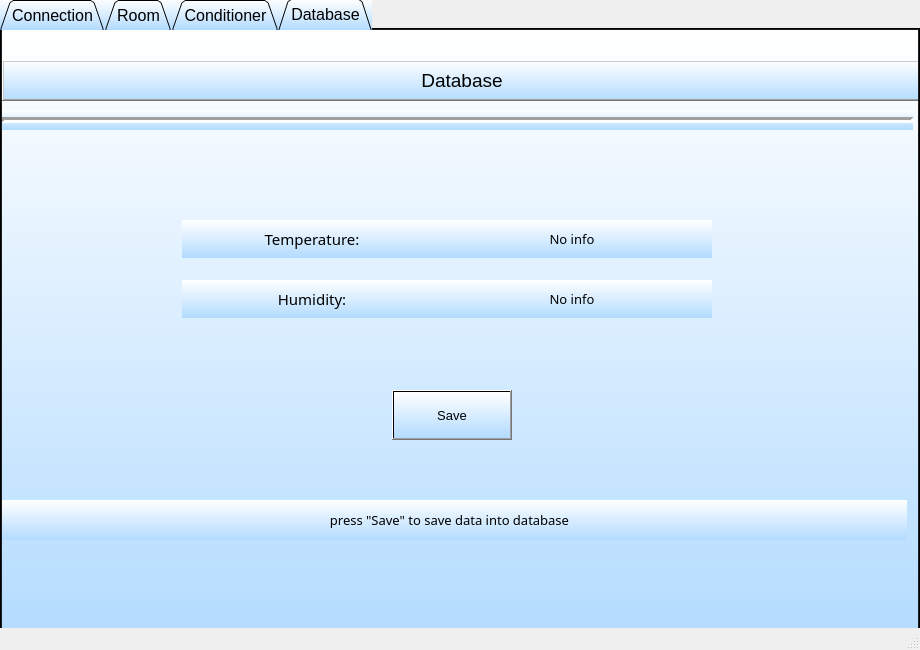
<?xml version="1.0" encoding="UTF-8"?>
<ui version="4.0">
 <class>MainWindow</class>
 <widget class="QMainWindow" name="MainWindow">
  <property name="geometry">
   <rect>
    <x>0</x>
    <y>0</y>
    <width>920</width>
    <height>650</height>
   </rect>
  </property>
  <property name="windowTitle">
   <string>MainWindow</string>
  </property>
  <widget class="QWidget" name="centralwidget">
   <widget class="QTabWidget" name="tabWidget">
    <property name="geometry">
     <rect>
      <x>0</x>
      <y>-1</y>
      <width>920</width>
      <height>650</height>
     </rect>
    </property>
    <property name="font">
     <font>
      <pointsize>12</pointsize>
     </font>
    </property>
    <property name="cursor">
     <cursorShape>ArrowCursor</cursorShape>
    </property>
    <property name="styleSheet">
     <string notr="true">background-color: qlineargradient(spread:reflect, x1:0, y1:0, x2:0, y2:1, stop:0 rgba(255, 255, 255, 255), stop:1 rgba(178, 219, 255, 255));</string>
    </property>
    <property name="tabPosition">
     <enum>QTabWidget::North</enum>
    </property>
    <property name="tabShape">
     <enum>QTabWidget::Triangular</enum>
    </property>
    <property name="currentIndex">
     <number>3</number>
    </property>
    <property name="elideMode">
     <enum>Qt::ElideNone</enum>
    </property>
    <property name="movable">
     <bool>false</bool>
    </property>
    <widget class="QWidget" name="tab">
     <attribute name="title">
      <string>Connection</string>
     </attribute>
     <widget class="QLabel" name="label">
      <property name="geometry">
       <rect>
        <x>0</x>
        <y>30</y>
        <width>920</width>
        <height>40</height>
       </rect>
      </property>
      <property name="sizePolicy">
       <sizepolicy hsizetype="Preferred" vsizetype="Preferred">
        <horstretch>0</horstretch>
        <verstretch>0</verstretch>
       </sizepolicy>
      </property>
      <property name="font">
       <font>
        <pointsize>14</pointsize>
       </font>
      </property>
      <property name="frameShape">
       <enum>QFrame::WinPanel</enum>
      </property>
      <property name="frameShadow">
       <enum>QFrame::Raised</enum>
      </property>
      <property name="text">
       <string>COM-port</string>
      </property>
      <property name="alignment">
       <set>Qt::AlignCenter</set>
      </property>
     </widget>
     <widget class="QLabel" name="label_2">
      <property name="geometry">
       <rect>
        <x>0</x>
        <y>130</y>
        <width>920</width>
        <height>70</height>
       </rect>
      </property>
      <property name="font">
       <font>
        <family>Sitka Banner</family>
        <pointsize>20</pointsize>
        <weight>50</weight>
        <bold>false</bold>
       </font>
      </property>
      <property name="frameShape">
       <enum>QFrame::WinPanel</enum>
      </property>
      <property name="frameShadow">
       <enum>QFrame::Raised</enum>
      </property>
      <property name="text">
       <string>Select virtual comport connection :</string>
      </property>
      <property name="alignment">
       <set>Qt::AlignCenter</set>
      </property>
     </widget>
     <widget class="QComboBox" name="comComboBox">
      <property name="geometry">
       <rect>
        <x>390</x>
        <y>310</y>
        <width>130</width>
        <height>50</height>
       </rect>
      </property>
      <property name="font">
       <font>
        <pointsize>10</pointsize>
       </font>
      </property>
      <property name="layoutDirection">
       <enum>Qt::LeftToRight</enum>
      </property>
      <property name="iconSize">
       <size>
        <width>14</width>
        <height>14</height>
       </size>
      </property>
     </widget>
     <widget class="Line" name="line_3">
      <property name="geometry">
       <rect>
        <x>0</x>
        <y>80</y>
        <width>911</width>
        <height>20</height>
       </rect>
      </property>
      <property name="font">
       <font>
        <pointsize>1</pointsize>
       </font>
      </property>
      <property name="lineWidth">
       <number>3</number>
      </property>
      <property name="orientation">
       <enum>Qt::Horizontal</enum>
      </property>
     </widget>
    </widget>
    <widget class="QWidget" name="tab_2">
     <attribute name="title">
      <string>Room</string>
     </attribute>
     <widget class="QLabel" name="label_3">
      <property name="geometry">
       <rect>
        <x>0</x>
        <y>30</y>
        <width>920</width>
        <height>41</height>
       </rect>
      </property>
      <property name="sizePolicy">
       <sizepolicy hsizetype="Preferred" vsizetype="Preferred">
        <horstretch>0</horstretch>
        <verstretch>0</verstretch>
       </sizepolicy>
      </property>
      <property name="font">
       <font>
        <pointsize>14</pointsize>
       </font>
      </property>
      <property name="autoFillBackground">
       <bool>false</bool>
      </property>
      <property name="frameShape">
       <enum>QFrame::WinPanel</enum>
      </property>
      <property name="frameShadow">
       <enum>QFrame::Raised</enum>
      </property>
      <property name="text">
       <string>Climate control</string>
      </property>
      <property name="alignment">
       <set>Qt::AlignCenter</set>
      </property>
     </widget>
     <widget class="Line" name="line">
      <property name="geometry">
       <rect>
        <x>0</x>
        <y>80</y>
        <width>911</width>
        <height>20</height>
       </rect>
      </property>
      <property name="lineWidth">
       <number>3</number>
      </property>
      <property name="orientation">
       <enum>Qt::Horizontal</enum>
      </property>
     </widget>
     <widget class="QLabel" name="label_4">
      <property name="geometry">
       <rect>
        <x>0</x>
        <y>110</y>
        <width>920</width>
        <height>41</height>
       </rect>
      </property>
      <property name="font">
       <font>
        <family>Sitka Banner</family>
        <pointsize>18</pointsize>
        <weight>50</weight>
        <bold>false</bold>
       </font>
      </property>
      <property name="frameShape">
       <enum>QFrame::WinPanel</enum>
      </property>
      <property name="frameShadow">
       <enum>QFrame::Raised</enum>
      </property>
      <property name="lineWidth">
       <number>1</number>
      </property>
      <property name="text">
       <string>Gather data from the room </string>
      </property>
      <property name="alignment">
       <set>Qt::AlignCenter</set>
      </property>
     </widget>
     <widget class="QLabel" name="dispTemp">
      <property name="geometry">
       <rect>
        <x>430</x>
        <y>190</y>
        <width>281</width>
        <height>38</height>
       </rect>
      </property>
      <property name="font">
       <font>
        <family>Sitka Banner</family>
        <pointsize>10</pointsize>
       </font>
      </property>
      <property name="text">
       <string>No info</string>
      </property>
      <property name="alignment">
       <set>Qt::AlignCenter</set>
      </property>
     </widget>
     <widget class="QPushButton" name="getTemperature1">
      <property name="geometry">
       <rect>
        <x>390</x>
        <y>350</y>
        <width>120</width>
        <height>50</height>
       </rect>
      </property>
      <property name="font">
       <font>
        <family>Sitka Banner</family>
        <pointsize>14</pointsize>
       </font>
      </property>
      <property name="text">
       <string>Get Data</string>
      </property>
     </widget>
     <widget class="QLabel" name="label_5">
      <property name="geometry">
       <rect>
        <x>180</x>
        <y>190</y>
        <width>260</width>
        <height>38</height>
       </rect>
      </property>
      <property name="font">
       <font>
        <family>Sitka Banner</family>
        <pointsize>11</pointsize>
       </font>
      </property>
      <property name="text">
       <string>Temperature:</string>
      </property>
      <property name="textFormat">
       <enum>Qt::AutoText</enum>
      </property>
      <property name="alignment">
       <set>Qt::AlignCenter</set>
      </property>
     </widget>
     <widget class="QLabel" name="label_6">
      <property name="geometry">
       <rect>
        <x>0</x>
        <y>449</y>
        <width>920</width>
        <height>41</height>
       </rect>
      </property>
      <property name="font">
       <font>
        <family>Sitka Banner</family>
        <pointsize>9</pointsize>
       </font>
      </property>
      <property name="text">
       <string>*To gain information about temperature in the room</string>
      </property>
      <property name="alignment">
       <set>Qt::AlignCenter</set>
      </property>
     </widget>
     <widget class="QLabel" name="label_8">
      <property name="geometry">
       <rect>
        <x>180</x>
        <y>250</y>
        <width>260</width>
        <height>38</height>
       </rect>
      </property>
      <property name="font">
       <font>
        <family>Sitka Banner</family>
        <pointsize>11</pointsize>
       </font>
      </property>
      <property name="text">
       <string>Humidity:</string>
      </property>
      <property name="alignment">
       <set>Qt::AlignCenter</set>
      </property>
     </widget>
     <widget class="QLabel" name="dispHum">
      <property name="geometry">
       <rect>
        <x>430</x>
        <y>250</y>
        <width>281</width>
        <height>38</height>
       </rect>
      </property>
      <property name="font">
       <font>
        <family>Sitka Banner</family>
        <pointsize>10</pointsize>
       </font>
      </property>
      <property name="text">
       <string>No info</string>
      </property>
      <property name="alignment">
       <set>Qt::AlignCenter</set>
      </property>
     </widget>
     <widget class="QLabel" name="label_9">
      <property name="geometry">
       <rect>
        <x>0</x>
        <y>490</y>
        <width>920</width>
        <height>40</height>
       </rect>
      </property>
      <property name="font">
       <font>
        <family>Sitka Banner</family>
        <pointsize>9</pointsize>
       </font>
      </property>
      <property name="text">
       <string>press &quot;Get Data&quot;</string>
      </property>
      <property name="alignment">
       <set>Qt::AlignCenter</set>
      </property>
     </widget>
    </widget>
    <widget class="QWidget" name="tab_3">
     <attribute name="title">
      <string>Conditioner</string>
     </attribute>
     <widget class="Line" name="line_2">
      <property name="geometry">
       <rect>
        <x>0</x>
        <y>80</y>
        <width>911</width>
        <height>20</height>
       </rect>
      </property>
      <property name="lineWidth">
       <number>3</number>
      </property>
      <property name="orientation">
       <enum>Qt::Horizontal</enum>
      </property>
     </widget>
     <widget class="QPushButton" name="startAir">
      <property name="geometry">
       <rect>
        <x>150</x>
        <y>240</y>
        <width>120</width>
        <height>50</height>
       </rect>
      </property>
      <property name="font">
       <font>
        <pointsize>10</pointsize>
       </font>
      </property>
      <property name="text">
       <string>Start</string>
      </property>
     </widget>
     <widget class="QPushButton" name="StopAir">
      <property name="geometry">
       <rect>
        <x>640</x>
        <y>240</y>
        <width>120</width>
        <height>50</height>
       </rect>
      </property>
      <property name="font">
       <font>
        <pointsize>10</pointsize>
       </font>
      </property>
      <property name="text">
       <string>Stop</string>
      </property>
     </widget>
     <widget class="QLabel" name="label_7">
      <property name="geometry">
       <rect>
        <x>0</x>
        <y>100</y>
        <width>920</width>
        <height>111</height>
       </rect>
      </property>
      <property name="font">
       <font>
        <family>Sitka Banner</family>
        <pointsize>15</pointsize>
        <weight>50</weight>
        <italic>false</italic>
        <bold>false</bold>
       </font>
      </property>
      <property name="frameShape">
       <enum>QFrame::WinPanel</enum>
      </property>
      <property name="frameShadow">
       <enum>QFrame::Raised</enum>
      </property>
      <property name="text">
       <string>Control air contitioning</string>
      </property>
      <property name="scaledContents">
       <bool>false</bool>
      </property>
      <property name="alignment">
       <set>Qt::AlignCenter</set>
      </property>
     </widget>
     <widget class="QLabel" name="label_12">
      <property name="geometry">
       <rect>
        <x>0</x>
        <y>30</y>
        <width>920</width>
        <height>40</height>
       </rect>
      </property>
      <property name="font">
       <font>
        <family>MS Shell Dlg 2</family>
        <pointsize>14</pointsize>
        <weight>50</weight>
        <italic>false</italic>
        <bold>false</bold>
       </font>
      </property>
      <property name="frameShape">
       <enum>QFrame::WinPanel</enum>
      </property>
      <property name="frameShadow">
       <enum>QFrame::Raised</enum>
      </property>
      <property name="text">
       <string>Air Conditioner</string>
      </property>
      <property name="alignment">
       <set>Qt::AlignCenter</set>
      </property>
     </widget>
     <widget class="QLabel" name="label_14">
      <property name="geometry">
       <rect>
        <x>0</x>
        <y>360</y>
        <width>920</width>
        <height>50</height>
       </rect>
      </property>
      <property name="font">
       <font>
        <family>Sitka Banner</family>
        <pointsize>12</pointsize>
       </font>
      </property>
      <property name="text">
       <string>Conditioner not working</string>
      </property>
      <property name="alignment">
       <set>Qt::AlignCenter</set>
      </property>
     </widget>
    </widget>
    <widget class="QWidget" name="tab_4">
     <attribute name="title">
      <string>Database</string>
     </attribute>
     <widget class="QLabel" name="label_10">
      <property name="geometry">
       <rect>
        <x>180</x>
        <y>250</y>
        <width>260</width>
        <height>38</height>
       </rect>
      </property>
      <property name="font">
       <font>
        <family>Sitka Banner</family>
        <pointsize>11</pointsize>
       </font>
      </property>
      <property name="text">
       <string>Humidity:</string>
      </property>
      <property name="alignment">
       <set>Qt::AlignCenter</set>
      </property>
     </widget>
     <widget class="QLabel" name="dispHum_2">
      <property name="geometry">
       <rect>
        <x>430</x>
        <y>250</y>
        <width>280</width>
        <height>38</height>
       </rect>
      </property>
      <property name="font">
       <font>
        <family>Sitka Banner</family>
        <pointsize>10</pointsize>
       </font>
      </property>
      <property name="text">
       <string>No info</string>
      </property>
      <property name="alignment">
       <set>Qt::AlignCenter</set>
      </property>
     </widget>
     <widget class="QLabel" name="label_11">
      <property name="geometry">
       <rect>
        <x>180</x>
        <y>190</y>
        <width>260</width>
        <height>38</height>
       </rect>
      </property>
      <property name="font">
       <font>
        <family>Sitka Banner</family>
        <pointsize>11</pointsize>
       </font>
      </property>
      <property name="text">
       <string>Temperature:</string>
      </property>
      <property name="alignment">
       <set>Qt::AlignCenter</set>
      </property>
     </widget>
     <widget class="QLabel" name="dispTemp_2">
      <property name="geometry">
       <rect>
        <x>430</x>
        <y>190</y>
        <width>280</width>
        <height>38</height>
       </rect>
      </property>
      <property name="font">
       <font>
        <family>Sitka Banner</family>
        <pointsize>10</pointsize>
       </font>
      </property>
      <property name="text">
       <string>No info</string>
      </property>
      <property name="alignment">
       <set>Qt::AlignCenter</set>
      </property>
     </widget>
     <widget class="Line" name="line_4">
      <property name="geometry">
       <rect>
        <x>0</x>
        <y>80</y>
        <width>911</width>
        <height>20</height>
       </rect>
      </property>
      <property name="lineWidth">
       <number>3</number>
      </property>
      <property name="orientation">
       <enum>Qt::Horizontal</enum>
      </property>
     </widget>
     <widget class="QLabel" name="label_13">
      <property name="geometry">
       <rect>
        <x>0</x>
        <y>30</y>
        <width>920</width>
        <height>41</height>
       </rect>
      </property>
      <property name="font">
       <font>
        <family>MS Shell Dlg 2</family>
        <pointsize>14</pointsize>
        <weight>50</weight>
        <italic>false</italic>
        <bold>false</bold>
       </font>
      </property>
      <property name="frameShape">
       <enum>QFrame::WinPanel</enum>
      </property>
      <property name="frameShadow">
       <enum>QFrame::Raised</enum>
      </property>
      <property name="text">
       <string>Database</string>
      </property>
      <property name="alignment">
       <set>Qt::AlignCenter</set>
      </property>
     </widget>
     <widget class="QPushButton" name="saveData">
      <property name="geometry">
       <rect>
        <x>390</x>
        <y>360</y>
        <width>120</width>
        <height>50</height>
       </rect>
      </property>
      <property name="font">
       <font>
        <pointsize>10</pointsize>
       </font>
      </property>
      <property name="text">
       <string>Save</string>
      </property>
     </widget>
     <widget class="QLabel" name="label_15">
      <property name="geometry">
       <rect>
        <x>-10</x>
        <y>470</y>
        <width>915</width>
        <height>40</height>
       </rect>
      </property>
      <property name="font">
       <font>
        <family>Sitka Banner</family>
        <pointsize>10</pointsize>
       </font>
      </property>
      <property name="text">
       <string>press &quot;Save&quot; to save data into database</string>
      </property>
      <property name="alignment">
       <set>Qt::AlignCenter</set>
      </property>
     </widget>
    </widget>
   </widget>
  </widget>
  <widget class="QMenuBar" name="menubar">
   <property name="geometry">
    <rect>
     <x>0</x>
     <y>0</y>
     <width>920</width>
     <height>21</height>
    </rect>
   </property>
  </widget>
  <widget class="QStatusBar" name="statusbar"/>
 </widget>
 <resources/>
 <connections/>
</ui>
